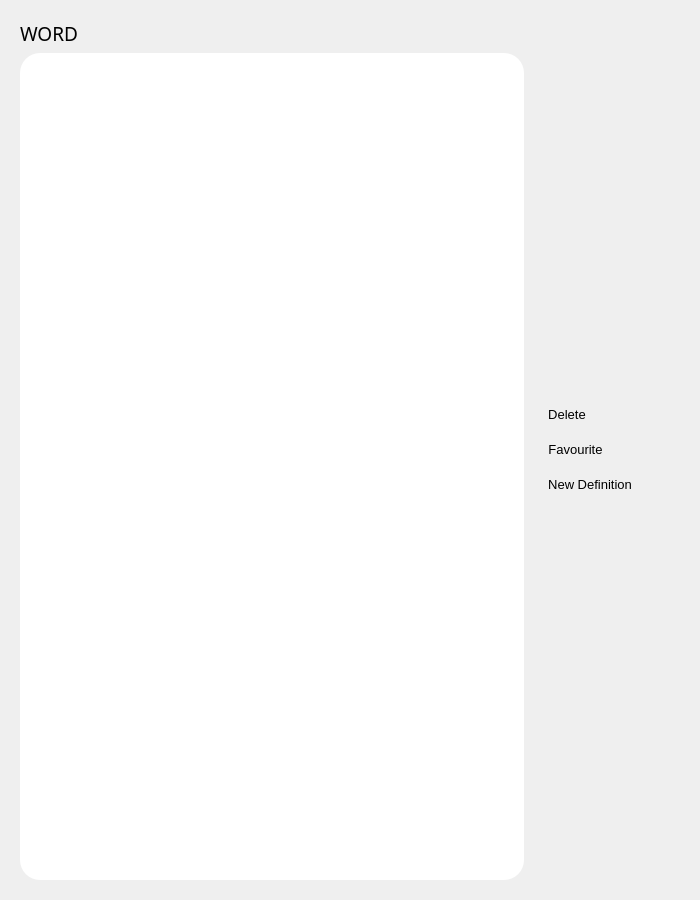
<?xml version="1.0" encoding="UTF-8"?>
<ui version="4.0">
 <class>ModifyWord</class>
 <widget class="QWidget" name="ModifyWord">
  <property name="geometry">
   <rect>
    <x>0</x>
    <y>0</y>
    <width>700</width>
    <height>900</height>
   </rect>
  </property>
  <property name="windowTitle">
   <string>Form</string>
  </property>
  <layout class="QHBoxLayout" name="horizontalLayout_2">
   <item>
    <widget class="QWidget" name="widget_3" native="true">
     <layout class="QVBoxLayout" name="verticalLayout_3">
      <item>
       <widget class="QLabel" name="label">
        <property name="font">
         <font>
          <family>Poppins</family>
          <pointsize>14</pointsize>
         </font>
        </property>
        <property name="text">
         <string>WORD</string>
        </property>
       </widget>
      </item>
      <item>
       <widget class="QListWidget" name="listWidget">
        <property name="styleSheet">
         <string notr="true">#listWidget { 
	padding: 20px;
	background-color: rgb(255, 255, 255);
	border: none;
	border-radius: 20px;
}
</string>
        </property>
       </widget>
      </item>
     </layout>
    </widget>
   </item>
   <item alignment="Qt::AlignLeft|Qt::AlignVCenter">
    <widget class="QWidget" name="widget_2" native="true">
     <property name="sizePolicy">
      <sizepolicy hsizetype="Preferred" vsizetype="Preferred">
       <horstretch>0</horstretch>
       <verstretch>10</verstretch>
      </sizepolicy>
     </property>
     <property name="minimumSize">
      <size>
       <width>150</width>
       <height>50</height>
      </size>
     </property>
     <property name="maximumSize">
      <size>
       <width>16777215</width>
       <height>16777215</height>
      </size>
     </property>
     <property name="styleSheet">
      <string notr="true">QPushButton {border-radius: 24px; border: None;}
</string>
     </property>
     <layout class="QVBoxLayout" name="verticalLayout_2">
      <property name="spacing">
       <number>20</number>
      </property>
      <item alignment="Qt::AlignLeft">
       <widget class="QPushButton" name="pushButton">
        <property name="font">
         <font>
          <pointsize>10</pointsize>
         </font>
        </property>
        <property name="text">
         <string>Delete</string>
        </property>
        <property name="icon">
         <iconset resource="../../static/resources.qrc">
          <normaloff>:/icons/icons/love_btn.png</normaloff>:/icons/icons/love_btn.png</iconset>
        </property>
        <property name="iconSize">
         <size>
          <width>40</width>
          <height>40</height>
         </size>
        </property>
       </widget>
      </item>
      <item alignment="Qt::AlignLeft">
       <widget class="QPushButton" name="pushButton_2">
        <property name="font">
         <font>
          <pointsize>10</pointsize>
         </font>
        </property>
        <property name="text">
         <string>Favourite</string>
        </property>
        <property name="icon">
         <iconset resource="../../static/resources.qrc">
          <normaloff>:/icons/icons/love_btn.png</normaloff>:/icons/icons/love_btn.png</iconset>
        </property>
        <property name="iconSize">
         <size>
          <width>40</width>
          <height>40</height>
         </size>
        </property>
       </widget>
      </item>
      <item alignment="Qt::AlignLeft">
       <widget class="QPushButton" name="pushButton_3">
        <property name="enabled">
         <bool>true</bool>
        </property>
        <property name="font">
         <font>
          <pointsize>10</pointsize>
          <kerning>true</kerning>
         </font>
        </property>
        <property name="styleSheet">
         <string notr="true">QPushButton {border-radius: 24px; border: None;}</string>
        </property>
        <property name="text">
         <string>New Definition</string>
        </property>
        <property name="icon">
         <iconset resource="../../static/resources.qrc">
          <normaloff>:/icons/icons/add button.png</normaloff>:/icons/icons/add button.png</iconset>
        </property>
        <property name="iconSize">
         <size>
          <width>40</width>
          <height>40</height>
         </size>
        </property>
       </widget>
      </item>
     </layout>
    </widget>
   </item>
  </layout>
 </widget>
 <resources>
  <include location="../../static/resources.qrc"/>
 </resources>
 <connections/>
</ui>
